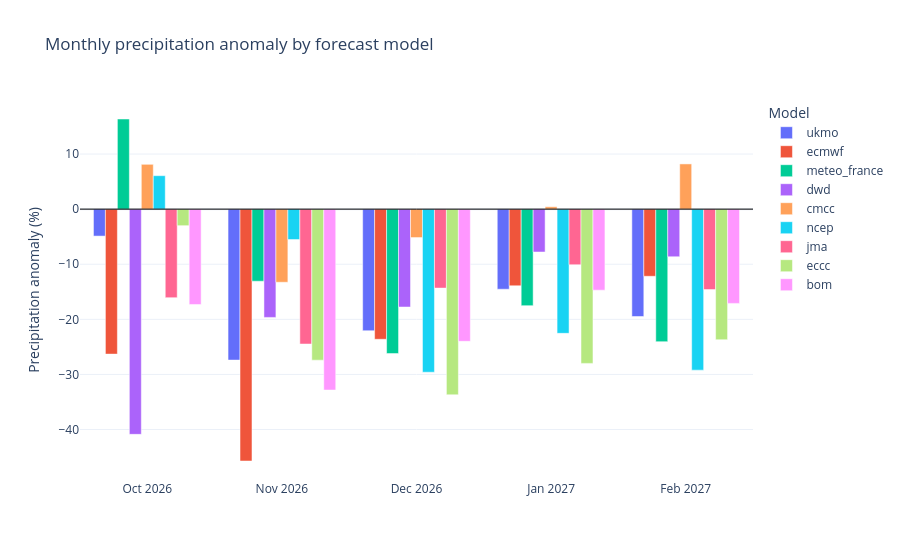

The code cell stored with this chart in its notebook:
### Markdown cell above
## Rainfall anomaly

Forecast/hindcast percentage anomaly for each model.

### Code cell
inference.plot_rainfall_anomaly().show()

### Figure 1 — Plotly figure (JSON) as saved in the notebook; plotly's stock layout.template omitted (floating-point values rounded to 4 significant figures)
{"data": [{"alignmentgroup": "True", "hovertemplate": "Forecast model=ukmo<br>Month=%{x}<br>Anomaly (%)=%{y}<extra></extra>", "legendgroup": "ukmo", "marker": {"color": "#636efa", "pattern": {"shape": ""}}, "name": "ukmo", "offsetgroup": "ukmo", "orientation": "v", "showlegend": true, "textposition": "auto", "type": "bar", "x": ["Oct 2026", "Nov 2026", "Dec 2026", "Jan 2027", "Feb 2027"], "xaxis": "x", "y": [-4.894, -27.4, -22.07, -14.53, -19.49], "yaxis": "y"}, {"alignmentgroup": "True", "hovertemplate": "Forecast model=ecmwf<br>Month=%{x}<br>Anomaly (%)=%{y}<extra></extra>", "legendgroup": "ecmwf", "marker": {"color": "#EF553B", "pattern": {"shape": ""}}, "name": "ecmwf", "offsetgroup": "ecmwf", "orientation": "v", "showlegend": true, "textposition": "auto", "type": "bar", "x": ["Oct 2026", "Nov 2026", "Dec 2026", "Jan 2027", "Feb 2027"], "xaxis": "x", "y": [-26.32, -45.72, -23.62, -13.92, -12.19], "yaxis": "y"}, {"alignmentgroup": "True", "hovertemplate": "Forecast model=meteo_france<br>Month=%{x}<br>Anomaly (%)=%{y}<extra></extra>", "legendgroup": "meteo_france", "marker": {"color": "#00cc96", "pattern": {"shape": ""}}, "name": "meteo_france", "offsetgroup": "meteo_france", "orientation": "v", "showlegend": true, "textposition": "auto", "type": "bar", "x": ["Oct 2026", "Nov 2026", "Dec 2026", "Jan 2027", "Feb 2027"], "xaxis": "x", "y": [16.36, -13.08, -26.22, -17.52, -24.06], "yaxis": "y"}, {"alignmentgroup": "True", "hovertemplate": "Forecast model=dwd<br>Month=%{x}<br>Anomaly (%)=%{y}<extra></extra>", "legendgroup": "dwd", "marker": {"color": "#ab63fa", "pattern": {"shape": ""}}, "name": "dwd", "offsetgroup": "dwd", "orientation": "v", "showlegend": true, "textposition": "auto", "type": "bar", "x": ["Oct 2026", "Nov 2026", "Dec 2026", "Jan 2027", "Feb 2027"], "xaxis": "x", "y": [-40.88, -19.65, -17.77, -7.787, -8.644], "yaxis": "y"}, {"alignmentgroup": "True", "hovertemplate": "Forecast model=cmcc<br>Month=%{x}<br>Anomaly (%)=%{y}<extra></extra>", "legendgroup": "cmcc", "marker": {"color": "#FFA15A", "pattern": {"shape": ""}}, "name": "cmcc", "offsetgroup": "cmcc", "orientation": "v", "showlegend": true, "textposition": "auto", "type": "bar", "x": ["Oct 2026", "Nov 2026", "Dec 2026", "Jan 2027", "Feb 2027"], "xaxis": "x", "y": [8.136, -13.27, -5.159, 0.436, 8.208], "yaxis": "y"}, {"alignmentgroup": "True", "hovertemplate": "Forecast model=ncep<br>Month=%{x}<br>Anomaly (%)=%{y}<extra></extra>", "legendgroup": "ncep", "marker": {"color": "#19d3f3", "pattern": {"shape": ""}}, "name": "ncep", "offsetgroup": "ncep", "orientation": "v", "showlegend": true, "textposition": "auto", "type": "bar", "x": ["Oct 2026", "Nov 2026", "Dec 2026", "Jan 2027", "Feb 2027"], "xaxis": "x", "y": [6.073, -5.516, -29.61, -22.55, -29.22], "yaxis": "y"}, {"alignmentgroup": "True", "hovertemplate": "Forecast model=jma<br>Month=%{x}<br>Anomaly (%)=%{y}<extra></extra>", "legendgroup": "jma", "marker": {"color": "#FF6692", "pattern": {"shape": ""}}, "name": "jma", "offsetgroup": "jma", "orientation": "v", "showlegend": true, "textposition": "auto", "type": "bar", "x": ["Oct 2026", "Nov 2026", "Dec 2026", "Jan 2027", "Feb 2027"], "xaxis": "x", "y": [-16.07, -24.49, -14.33, -10.09, -14.6], "yaxis": "y"}, {"alignmentgroup": "True", "hovertemplate": "Forecast model=eccc<br>Month=%{x}<br>Anomaly (%)=%{y}<extra></extra>", "legendgroup": "eccc", "marker": {"color": "#B6E880", "pattern": {"shape": ""}}, "name": "eccc", "offsetgroup": "eccc", "orientation": "v", "showlegend": true, "textposition": "auto", "type": "bar", "x": ["Oct 2026", "Nov 2026", "Dec 2026", "Jan 2027", "Feb 2027"], "xaxis": "x", "y": [-3.006, -27.41, -33.7, -28.0, -23.71], "yaxis": "y"}, {"alignmentgroup": "True", "hovertemplate": "Forecast model=bom<br>Month=%{x}<br>Anomaly (%)=%{y}<extra></extra>", "legendgroup": "bom", "marker": {"color": "#FF97FF", "pattern": {"shape": ""}}, "name": "bom", "offsetgroup": "bom", "orientation": "v", "showlegend": true, "textposition": "auto", "type": "bar", "x": ["Oct 2026", "Nov 2026", "Dec 2026", "Jan 2027", "Feb 2027"], "xaxis": "x", "y": [-17.31, -32.84, -24.0, -14.71, -17.11], "yaxis": "y"}], "layout": {"barmode": "group", "hovermode": "x unified", "legend": {"title": {"text": "Model"}, "tracegroupgap": 0}, "shapes": [{"line": {"color": "black", "width": 1}, "type": "line", "x0": 0, "x1": 1, "xref": "x domain", "y0": 0, "y1": 0, "yref": "y"}], "title": {"text": "Monthly precipitation anomaly by forecast model"}, "xaxis": {"anchor": "y", "domain": [0, 1], "title": {"text": ""}}, "yaxis": {"anchor": "x", "domain": [0, 1], "title": {"text": "Precipitation anomaly (%)"}}}}
